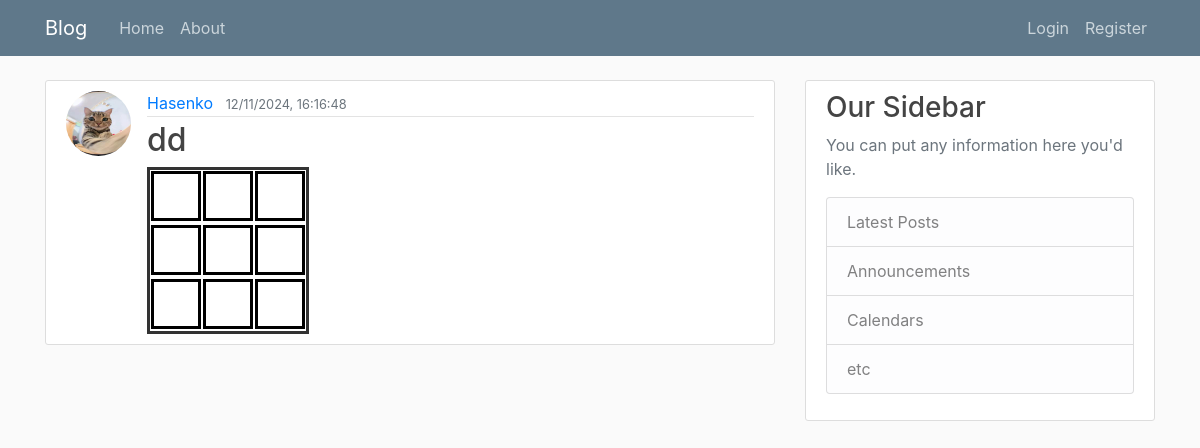
The app's page /blog/canvas/16/ with its own data.
### blog/models.py (models this page shows, shortened)
class Canvas(models.Model):
    title = models.CharField(max_length=100)
    width = models.PositiveIntegerField(default=100)
    height = models.PositiveIntegerField(default=100)
    time_to_wait = models.PositiveIntegerField(default=3)
    content = models.TextField(default='blank')
    date_posted = models.DateTimeField(default=timezone.now)
    author = models.ForeignKey(User, on_delete=models.CASCADE)

### users/models.py (models this page shows, shortened)
class Profile(models.Model):
    user = models.OneToOneField(User, on_delete=models.CASCADE)
    image = models.ImageField(default='default.jpg', upload_to='profile_pics')

### blog/views.py (the view)
# urls.py: path('canvas/<int:pk>/', CanvasDetailView.as_view(), name='canvas-detail'),
class CanvasDetailView(DetailView):
    model = Canvas
    def get_context_data(self, **kwargs):
        def get_pixel_list(content):
            pixel_list = []
            i = 0
            pixel = ""
            for letter in content:
                if i%7 == 0 and i != 0:
                    pixel_list.append(pixel)
                    pixel = ""
                pixel += letter
                i += 1
            pixel_list.append(pixel)
            return pixel_list
        context = super().get_context_data(**kwargs)
        content = self.object.content
        context['pixel_list'] = get_pixel_list(content)
        return context

### blog/templates/blog/canvas_detail.html (shortened to what this page needs)
{% extends "blog/base.html" %}
{% block content %}
    <article class="media content-section">
        <img class="rounded-circle article-img" src="{{ object.author.profile.image.url }}" alt="author image">
        <div class="media-body">
            <div class="article-metadata">
                <a class="mr-2" href="#">{{ object.author }}</a>
                <small class="text-muted">{{ object.date_posted|date:"d/m/Y, H:i:s" }}</small>
            </div>
            <h2 class="article-title">{{ object.title }}</h2>
            <form method="POST">
                <table class="pixel-grid">
                    <tr>
                    {% for color in pixel_list %}
                        <td>
                            <button type="submit" class="pixel" style="background-color: {{ color }};"></button>
                        </td>
                        {% if forloop.counter|divisibleby:object.width %}
                    </tr>
                    <tr>
                        {% endif %}
                    {% endfor %}
                </table>
            </form>
        </div>
    </article>
{% endblock content %}

### blog/static/blog/main.css (style rules this page uses)
body { background: #fafafa; color: #333333; margin-top: 5rem; }
h1, h2, h3, h4, h5, h6 { color: #444444; }
.content-section { background: #ffffff; padding: 10px 20px; border: 1px solid #dddddd; border-radius: 3px; margin-bottom: 20px; }
.article-title { color: #444444; }
.article-img { height: 65px; width: 65px; margin-right: 16px; }
.article-metadata { padding-bottom: 1px; margin-bottom: 4px; border-bottom: 1px solid #e3e3e3 }
.pixel { border: solid; width: 50px; height: 50px; }
.pixel-grid { border: solid; }

### records on screen
Canvas: author.profile.image (picture), author "Hasenko", date_posted "12/11/2024, 16:16:48", title "dd"
